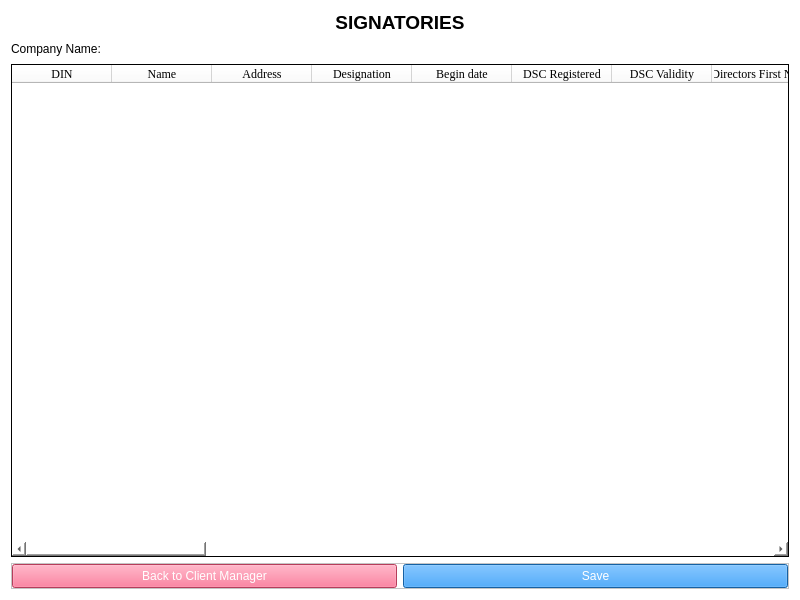
<?xml version="1.0" encoding="UTF-8"?>
<ui version="4.0">
 <class>Form</class>
 <widget class="QWidget" name="Form">
  <property name="windowModality">
   <enum>Qt::ApplicationModal</enum>
  </property>
  <property name="geometry">
   <rect>
    <x>0</x>
    <y>0</y>
    <width>800</width>
    <height>600</height>
   </rect>
  </property>
  <property name="minimumSize">
   <size>
    <width>800</width>
    <height>600</height>
   </size>
  </property>
  <property name="windowTitle">
   <string>Form</string>
  </property>
  <property name="windowIcon">
   <iconset>
    <normaloff>../Icon/logo.png</normaloff>../Icon/logo.png</iconset>
  </property>
  <property name="styleSheet">
   <string notr="true">background-color: rgb(255, 255, 255);</string>
  </property>
  <layout class="QGridLayout" name="gridLayout">
   <item row="3" column="1" colspan="2">
    <layout class="QHBoxLayout" name="horizontalLayout">
     <item>
      <widget class="QTableWidget" name="DirectorInfo">
       <property name="frameShape">
        <enum>QFrame::Box</enum>
       </property>
       <property name="frameShadow">
        <enum>QFrame::Plain</enum>
       </property>
       <property name="midLineWidth">
        <number>9</number>
       </property>
       <property name="sizeAdjustPolicy">
        <enum>QAbstractScrollArea::AdjustToContents</enum>
       </property>
       <property name="showGrid">
        <bool>true</bool>
       </property>
       <property name="sortingEnabled">
        <bool>true</bool>
       </property>
       <attribute name="verticalHeaderShowSortIndicator" stdset="0">
        <bool>false</bool>
       </attribute>
       <column>
        <property name="text">
         <string>DIN</string>
        </property>
        <property name="font">
         <font>
          <family>Georgia</family>
          <underline>false</underline>
          <stylestrategy>PreferAntialias</stylestrategy>
         </font>
        </property>
        <property name="textAlignment">
         <set>AlignCenter</set>
        </property>
       </column>
       <column>
        <property name="text">
         <string>Name</string>
        </property>
        <property name="font">
         <font>
          <family>Georgia</family>
          <stylestrategy>PreferAntialias</stylestrategy>
         </font>
        </property>
        <property name="textAlignment">
         <set>AlignCenter</set>
        </property>
       </column>
       <column>
        <property name="text">
         <string>Address</string>
        </property>
        <property name="font">
         <font>
          <family>Georgia</family>
          <stylestrategy>PreferAntialias</stylestrategy>
         </font>
        </property>
        <property name="textAlignment">
         <set>AlignCenter</set>
        </property>
       </column>
       <column>
        <property name="text">
         <string>Designation</string>
        </property>
        <property name="font">
         <font>
          <family>Georgia</family>
          <stylestrategy>PreferAntialias</stylestrategy>
         </font>
        </property>
        <property name="textAlignment">
         <set>AlignCenter</set>
        </property>
       </column>
       <column>
        <property name="text">
         <string>Begin date</string>
        </property>
        <property name="font">
         <font>
          <family>Georgia</family>
          <stylestrategy>PreferAntialias</stylestrategy>
         </font>
        </property>
        <property name="textAlignment">
         <set>AlignCenter</set>
        </property>
       </column>
       <column>
        <property name="text">
         <string>DSC Registered</string>
        </property>
        <property name="font">
         <font>
          <family>Georgia</family>
          <stylestrategy>PreferAntialias</stylestrategy>
         </font>
        </property>
        <property name="textAlignment">
         <set>AlignCenter</set>
        </property>
       </column>
       <column>
        <property name="text">
         <string>DSC Validity</string>
        </property>
        <property name="font">
         <font>
          <family>Georgia</family>
          <stylestrategy>PreferAntialias</stylestrategy>
         </font>
        </property>
        <property name="textAlignment">
         <set>AlignCenter</set>
        </property>
       </column>
       <column>
        <property name="text">
         <string>Directors First Name</string>
        </property>
        <property name="font">
         <font>
          <family>Georgia</family>
          <stylestrategy>PreferAntialias</stylestrategy>
         </font>
        </property>
        <property name="textAlignment">
         <set>AlignCenter</set>
        </property>
       </column>
       <column>
        <property name="text">
         <string>Directors Middle Name</string>
        </property>
        <property name="font">
         <font>
          <family>Georgia</family>
          <stylestrategy>PreferAntialias</stylestrategy>
         </font>
        </property>
        <property name="textAlignment">
         <set>AlignCenter</set>
        </property>
       </column>
       <column>
        <property name="text">
         <string>Gender</string>
        </property>
        <property name="font">
         <font>
          <family>Georgia</family>
          <stylestrategy>PreferAntialias</stylestrategy>
         </font>
        </property>
        <property name="textAlignment">
         <set>AlignCenter</set>
        </property>
       </column>
       <column>
        <property name="text">
         <string>Fathers First Name</string>
        </property>
        <property name="font">
         <font>
          <family>Georgia</family>
          <stylestrategy>PreferAntialias</stylestrategy>
         </font>
        </property>
        <property name="textAlignment">
         <set>AlignCenter</set>
        </property>
       </column>
       <column>
        <property name="text">
         <string>Fathers Middle Name</string>
        </property>
        <property name="font">
         <font>
          <family>Georgia</family>
          <stylestrategy>PreferAntialias</stylestrategy>
         </font>
        </property>
        <property name="textAlignment">
         <set>AlignCenter</set>
        </property>
       </column>
       <column>
        <property name="text">
         <string>Fathers Last Name</string>
        </property>
        <property name="font">
         <font>
          <family>Georgia</family>
          <stylestrategy>PreferAntialias</stylestrategy>
         </font>
        </property>
        <property name="textAlignment">
         <set>AlignCenter</set>
        </property>
       </column>
       <column>
        <property name="text">
         <string>Family Name</string>
        </property>
        <property name="font">
         <font>
          <family>Georgia</family>
          <stylestrategy>PreferAntialias</stylestrategy>
         </font>
        </property>
        <property name="textAlignment">
         <set>AlignCenter</set>
        </property>
       </column>
       <column>
        <property name="text">
         <string>Present Address</string>
        </property>
        <property name="font">
         <font>
          <family>Georgia</family>
          <stylestrategy>PreferAntialias</stylestrategy>
         </font>
        </property>
        <property name="textAlignment">
         <set>AlignCenter</set>
        </property>
       </column>
       <column>
        <property name="text">
         <string>Permanent Address</string>
        </property>
        <property name="font">
         <font>
          <family>Georgia</family>
          <stylestrategy>PreferAntialias</stylestrategy>
         </font>
        </property>
        <property name="textAlignment">
         <set>AlignCenter</set>
        </property>
       </column>
       <column>
        <property name="text">
         <string>Mobile</string>
        </property>
        <property name="font">
         <font>
          <family>Georgia</family>
          <stylestrategy>PreferAntialias</stylestrategy>
         </font>
        </property>
        <property name="textAlignment">
         <set>AlignCenter</set>
        </property>
       </column>
       <column>
        <property name="text">
         <string>Email</string>
        </property>
        <property name="font">
         <font>
          <family>Georgia</family>
          <stylestrategy>PreferAntialias</stylestrategy>
         </font>
        </property>
        <property name="textAlignment">
         <set>AlignCenter</set>
        </property>
       </column>
       <column>
        <property name="text">
         <string>Nationality</string>
        </property>
        <property name="font">
         <font>
          <family>Georgia</family>
          <stylestrategy>PreferAntialias</stylestrategy>
         </font>
        </property>
        <property name="textAlignment">
         <set>AlignCenter</set>
        </property>
       </column>
       <column>
        <property name="text">
         <string>Place of Birth</string>
        </property>
        <property name="font">
         <font>
          <family>Georgia</family>
          <stylestrategy>PreferAntialias</stylestrategy>
         </font>
        </property>
        <property name="textAlignment">
         <set>AlignCenter</set>
        </property>
       </column>
       <column>
        <property name="text">
         <string>Occupation</string>
        </property>
        <property name="font">
         <font>
          <family>Georgia</family>
          <stylestrategy>PreferAntialias</stylestrategy>
         </font>
        </property>
        <property name="textAlignment">
         <set>AlignCenter</set>
        </property>
       </column>
       <column>
        <property name="text">
         <string>Date of Birth</string>
        </property>
        <property name="font">
         <font>
          <family>Georgia</family>
          <stylestrategy>PreferAntialias</stylestrategy>
         </font>
        </property>
        <property name="textAlignment">
         <set>AlignCenter</set>
        </property>
       </column>
       <column>
        <property name="text">
         <string>Age</string>
        </property>
        <property name="font">
         <font>
          <family>Georgia</family>
          <stylestrategy>PreferAntialias</stylestrategy>
         </font>
        </property>
        <property name="textAlignment">
         <set>AlignCenter</set>
        </property>
       </column>
       <column>
        <property name="text">
         <string>Educational Qualification</string>
        </property>
        <property name="font">
         <font>
          <family>Georgia</family>
          <stylestrategy>PreferAntialias</stylestrategy>
         </font>
        </property>
        <property name="textAlignment">
         <set>AlignCenter</set>
        </property>
       </column>
       <column>
        <property name="text">
         <string>Aadhar</string>
        </property>
        <property name="font">
         <font>
          <family>Georgia</family>
          <stylestrategy>PreferAntialias</stylestrategy>
         </font>
        </property>
        <property name="textAlignment">
         <set>AlignCenter</set>
        </property>
       </column>
       <column>
        <property name="text">
         <string>PAN</string>
        </property>
        <property name="font">
         <font>
          <family>Georgia</family>
          <stylestrategy>PreferAntialias</stylestrategy>
         </font>
        </property>
        <property name="textAlignment">
         <set>AlignCenter</set>
        </property>
       </column>
       <column>
        <property name="text">
         <string>Passport</string>
        </property>
        <property name="font">
         <font>
          <family>Georgia</family>
          <stylestrategy>PreferAntialias</stylestrategy>
         </font>
        </property>
        <property name="textAlignment">
         <set>AlignCenter</set>
        </property>
       </column>
       <column>
        <property name="text">
         <string>Voters ID</string>
        </property>
        <property name="font">
         <font>
          <family>Georgia</family>
          <stylestrategy>PreferAntialias</stylestrategy>
         </font>
        </property>
        <property name="textAlignment">
         <set>AlignCenter</set>
        </property>
       </column>
       <column>
        <property name="text">
         <string>Alias</string>
        </property>
        <property name="font">
         <font>
          <family>Georgia</family>
          <stylestrategy>PreferAntialias</stylestrategy>
         </font>
        </property>
        <property name="textAlignment">
         <set>AlignCenter</set>
        </property>
       </column>
      </widget>
     </item>
    </layout>
   </item>
   <item row="2" column="1">
    <widget class="QLabel" name="Namelabel">
     <property name="maximumSize">
      <size>
       <width>100</width>
       <height>16777215</height>
      </size>
     </property>
     <property name="text">
      <string>Company Name:</string>
     </property>
    </widget>
   </item>
   <item row="0" column="1" colspan="2">
    <widget class="QLabel" name="title">
     <property name="text">
      <string>&lt;html&gt;&lt;head/&gt;&lt;body&gt;&lt;p&gt;&lt;span style=&quot; font-size:14pt; font-weight:600;&quot;&gt;SIGNATORIES&lt;/span&gt;&lt;/p&gt;&lt;/body&gt;&lt;/html&gt;</string>
     </property>
     <property name="alignment">
      <set>Qt::AlignCenter</set>
     </property>
    </widget>
   </item>
   <item row="2" column="2">
    <widget class="QLabel" name="CompanyName">
     <property name="font">
      <font>
       <pointsize>12</pointsize>
       <stylestrategy>PreferAntialias</stylestrategy>
      </font>
     </property>
     <property name="text">
      <string/>
     </property>
     <property name="alignment">
      <set>Qt::AlignLeading|Qt::AlignLeft|Qt::AlignVCenter</set>
     </property>
    </widget>
   </item>
   <item row="4" column="1" colspan="2">
    <widget class="QFrame" name="frame">
     <property name="minimumSize">
      <size>
       <width>0</width>
       <height>0</height>
      </size>
     </property>
     <property name="maximumSize">
      <size>
       <width>16777215</width>
       <height>26</height>
      </size>
     </property>
     <property name="frameShape">
      <enum>QFrame::StyledPanel</enum>
     </property>
     <property name="frameShadow">
      <enum>QFrame::Raised</enum>
     </property>
     <layout class="QGridLayout" name="gridLayout_2">
      <property name="leftMargin">
       <number>0</number>
      </property>
      <property name="topMargin">
       <number>0</number>
      </property>
      <property name="rightMargin">
       <number>0</number>
      </property>
      <property name="bottomMargin">
       <number>0</number>
      </property>
      <item row="0" column="0">
       <widget class="QPushButton" name="BacktoClientManager">
        <property name="sizePolicy">
         <sizepolicy hsizetype="Minimum" vsizetype="Expanding">
          <horstretch>0</horstretch>
          <verstretch>0</verstretch>
         </sizepolicy>
        </property>
        <property name="styleSheet">
         <string notr="true">background-color: rgb(255, 85, 127);
color: rgb(255, 255, 255);</string>
        </property>
        <property name="text">
         <string>Back to Client Manager</string>
        </property>
       </widget>
      </item>
      <item row="0" column="1">
       <widget class="QPushButton" name="savebutton">
        <property name="sizePolicy">
         <sizepolicy hsizetype="Minimum" vsizetype="Expanding">
          <horstretch>0</horstretch>
          <verstretch>0</verstretch>
         </sizepolicy>
        </property>
        <property name="styleSheet">
         <string notr="true">color: rgb(255, 255, 255);
background-color:rgb(30,136,229);</string>
        </property>
        <property name="text">
         <string>Save</string>
        </property>
        <property name="icon">
         <iconset>
          <normaloff>../../../Resources/Images/check-mark.png</normaloff>../../../Resources/Images/check-mark.png</iconset>
        </property>
       </widget>
      </item>
     </layout>
    </widget>
   </item>
  </layout>
 </widget>
 <resources/>
 <connections/>
</ui>
